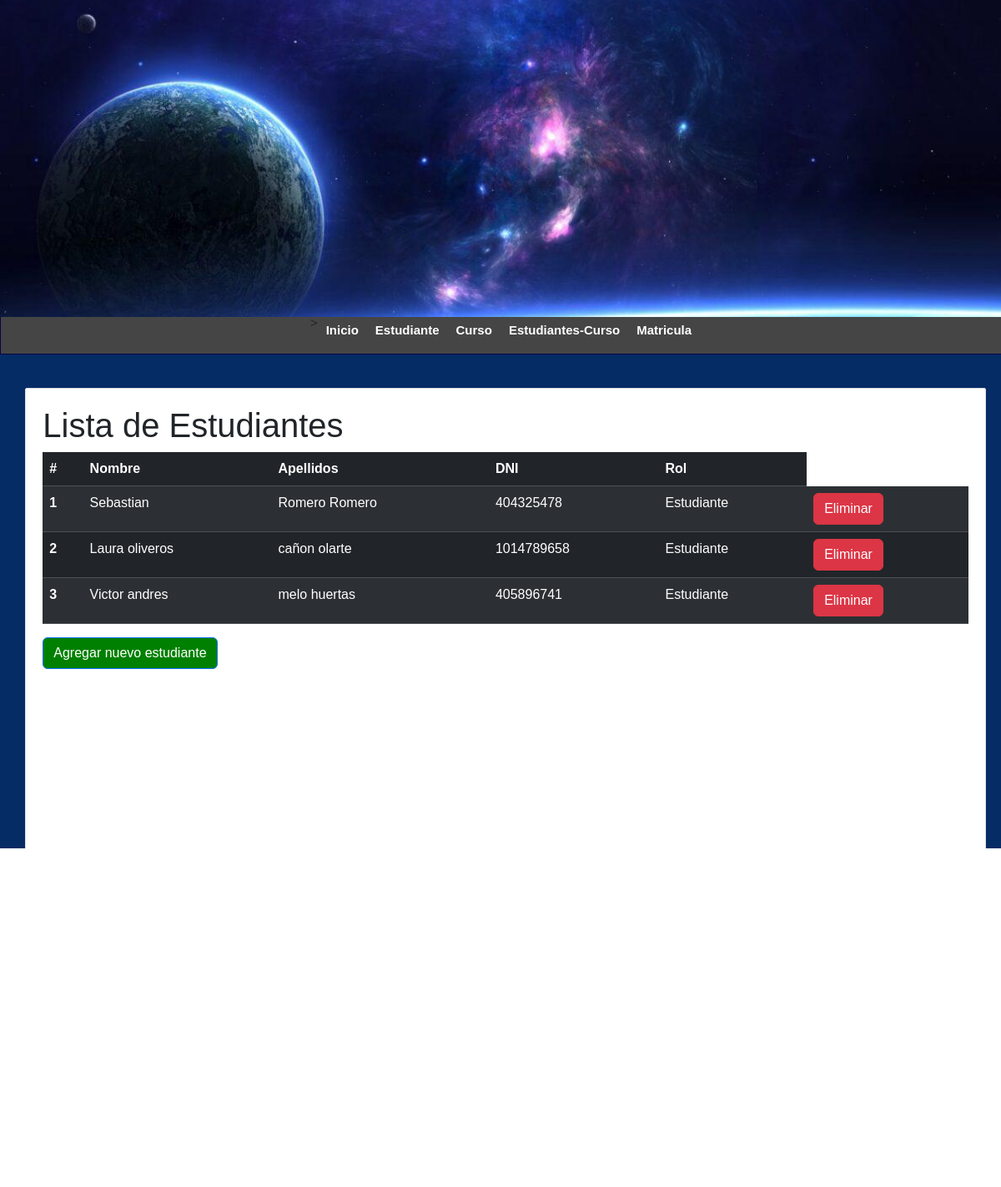
The app's page /Lista-estudiantes/ with its own data.
### persona/models.py (models this page shows, shortened)
class Persona(models.Model):
    nombre = models.CharField(max_length=100)
    apellidos = models.CharField(max_length=100)
    dni = models.CharField(max_length=10, unique=True)  # dni unico
    telefono = models.CharField(max_length=10)
    email = models.EmailField()
    fecha_nacimiento = models.DateField()
    rol = models.CharField(max_length=20)
    created_at = models.DateTimeField(auto_now_add=True)
    class Meta:
        db_table = 'persona'

### persona/views.py (the view)
# urls.py: path('Lista-estudiantes/',get_estudiantes, name='lista-estudiantes'),
def get_estudiantes(request):
    estudiantes = Persona.objects.filter(rol='Estudiante')
    return render(request, 'lista-estudiantes.html', {
        'title': 'Lista de Estudiantes',
        'estudiantes': estudiantes
    })

### persona/templates/lista-estudiantes.html
{% extends "index.html" %}
{% block content %}
    <h1>{{ title }}</h1>
    <table class="table table-dark table-striped">
        <thead>
            <tr>
                <th scope="col">#</th>
                <th scope="col">Nombre</th>
                <th scope="col">Apellidos</th>
                <th scope="col">DNI</th>
                <th scope="col">Rol</th>
            </tr>
        </thead>
        <tbody>
            {% for estudiante in estudiantes %}
            <tr>
                <th scope="row">{{ forloop.counter }}</th>
                <td>{{ estudiante.nombre }}</td>
                <td>{{ estudiante.apellidos }}</td>
                <td>{{ estudiante.dni }}</td>
                <td>{{ estudiante.rol }}</td>
                <td>
                    <a href="{% url 'eliminar-estudiante' estudiante.dni %}" class="btn btn-danger" onclick="return confirm('¿Estás seguro que deseas eliminar este estudiante?');">Eliminar</a>
                </td>
            </tr>
            {% endfor %}
        </tbody>
    </table>
    <a href="{% url 'formulario_estudiante' %}" class="btn btn-primary">Agregar nuevo estudiante</a>
{% endblock %}

### mainApp/static/css/styles.css (style rules this page uses)
* { margin: 0px; padding: 0px; font-family: Arial, Helvetica, sans-serif; text-decoration: none; }
body { background-color: #f2f2f2; }

### mainApp/templates/index.html (style rules this page uses)
body { background-color:#052c65; }
.btn-primary { background-color: green; }

### records on screen
Persona: nombre "Sebastian", apellidos "Romero Romero", dni "404325478", rol "Estudiante"
Persona: nombre "Laura oliveros", apellidos "cañon olarte", dni "1014789658", rol "Estudiante"
Persona: nombre "Victor andres", apellidos "melo huertas", dni "405896741", rol "Estudiante"

### other values on screen
{{ title }} "Lista de Estudiantes"
